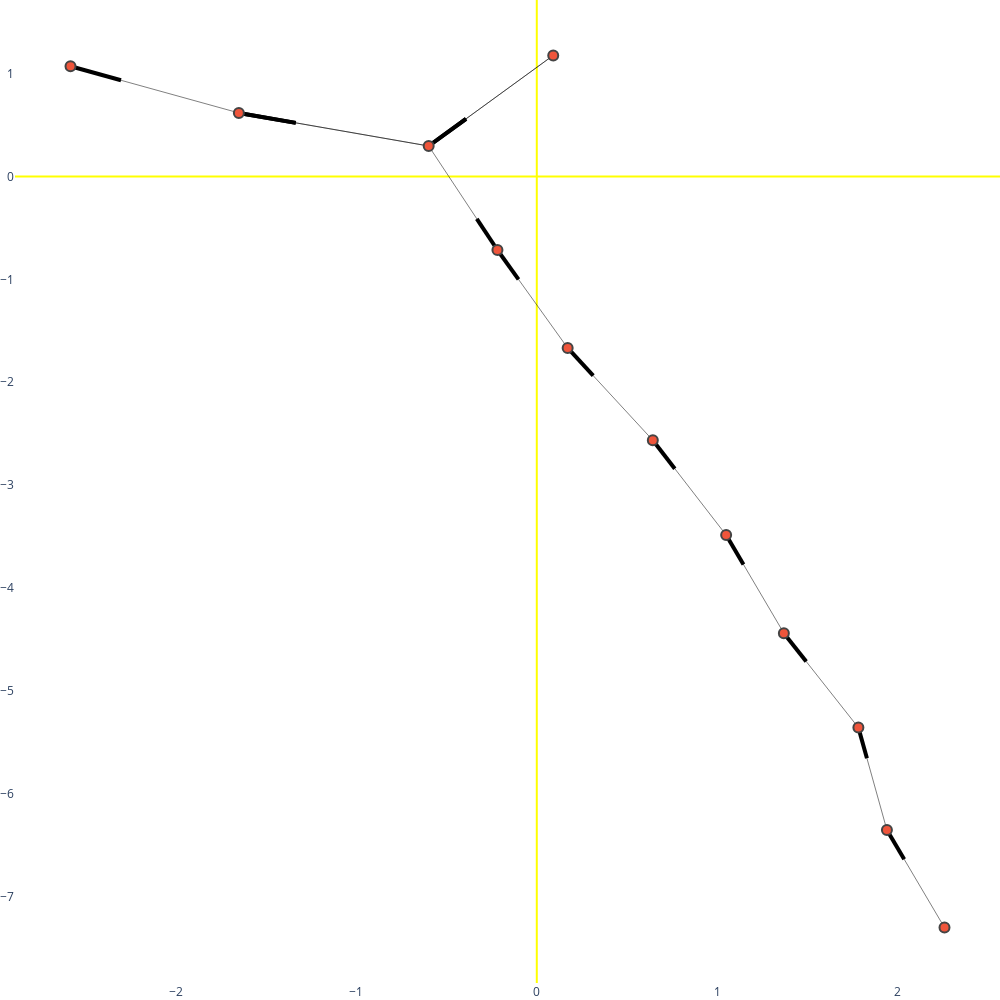
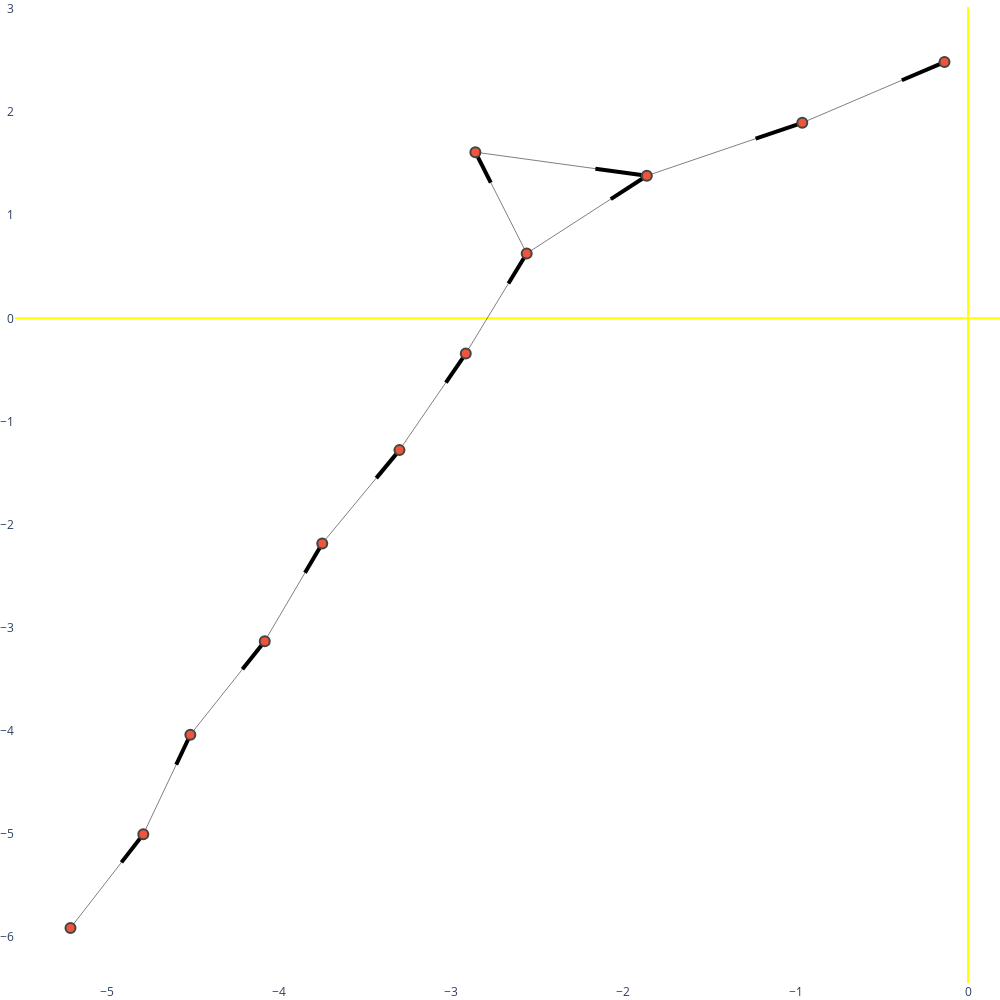
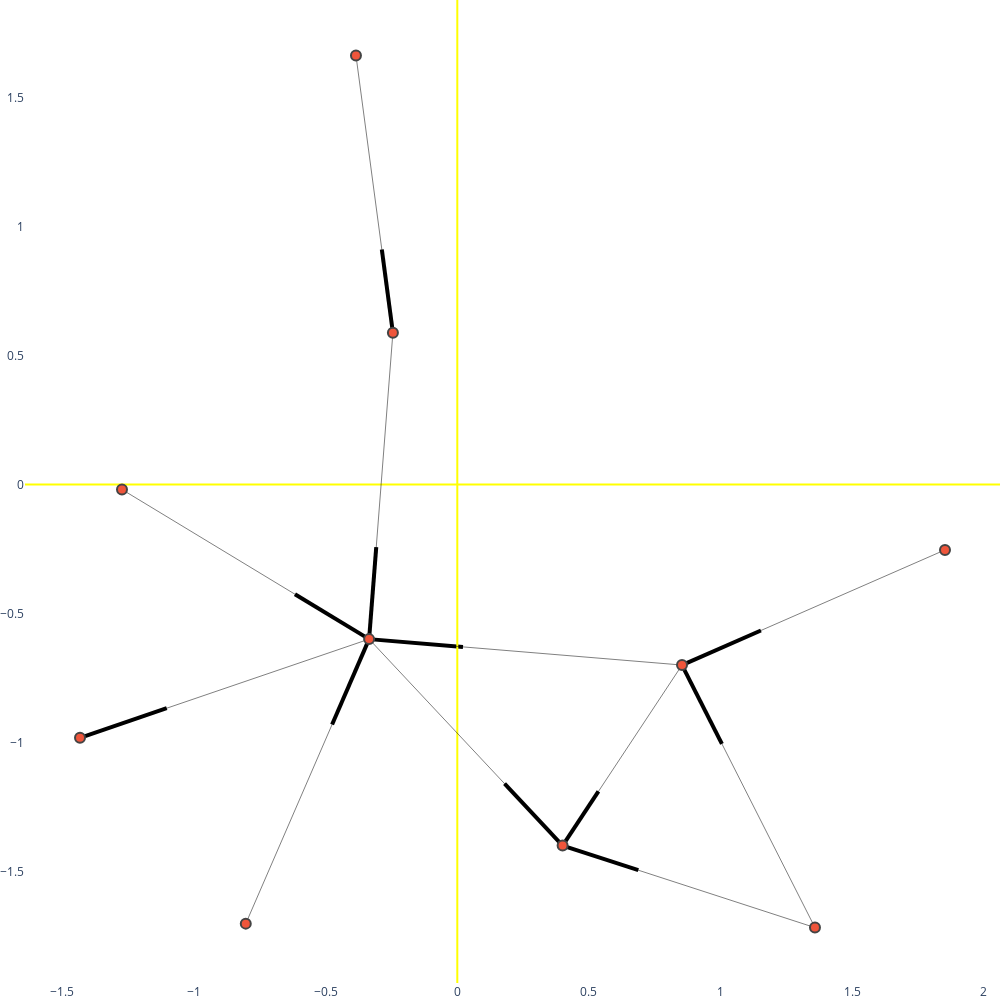

The notebook cell these images were saved under, in order:
### Code cell
for g, s in cc:
    draw_graph(g)

### Figure 1 — Plotly figure (JSON) as saved in the notebook; plotly's stock layout.template omitted (floating-point values rounded to 4 significant figures)
{"data": [{"line": {"color": "black", "width": 0.5}, "mode": "lines", "type": "scatter", "x": [-0.5987, -1.65, null, -0.5987, -1.65, null, -0.5987, -0.2179, null, -1.65, -2.582, null, 0.09103, -0.5987, null, 0.09103, -0.5987, null, 1.368, 1.049, null, 1.049, 0.6425, null, 0.6425, 0.1709, null, 1.939, 1.781, null, 1.781, 1.368, null, 0.1709, -0.2179, null, 2.258, 1.939, null], "y": [0.296, 0.6176, null, 0.296, 0.6176, null, 0.296, -0.7152, null, 0.6176, 1.071, null, 1.177, 0.296, null, 1.177, 0.296, null, -4.44, -3.486, null, -3.486, -2.565, null, -2.565, -1.667, null, -6.354, -5.358, null, -5.358, -4.44, null, -1.667, -0.7152, null, -7.303, -6.354, null]}, {"marker": {"colorscale": [[0, "rgb(255,255,217)"], [0.125, "rgb(237,248,177)"], [0.25, "rgb(199,233,180)"], [0.375, "rgb(127,205,187)"], [0.5, "rgb(65,182,196)"], [0.625, "rgb(29,145,192)"], [0.75, "rgb(34,94,168)"], [0.875, "rgb(37,52,148)"], [1, "rgb(8,29,88)"]], "line": {"width": 2}, "reversescale": true, "showscale": false, "size": 10}, "mode": "markers", "type": "scatter", "x": [-0.5987, -1.65, 0.09103, 1.368, 1.049, 0.6425, -2.582, 1.939, 1.781, 0.1709, -0.2179, 2.258], "y": [0.296, 0.6176, 1.177, -4.44, -3.486, -2.565, 1.071, -6.354, -5.358, -1.667, -0.7152, -7.303]}], "layout": {"height": 1000, "hovermode": "closest", "margin": {"b": 0, "l": 0, "r": 0, "t": 0}, "shapes": [{"layer": "below", "line": {"color": "black", "width": 4}, "type": "line", "x0": -1.334, "x1": -1.65, "xref": "x", "y0": 0.5211, "y1": 0.6176, "yref": "y"}, {"layer": "below", "line": {"color": "black", "width": 4}, "type": "line", "x0": -1.334, "x1": -1.65, "xref": "x", "y0": 0.5211, "y1": 0.6176, "yref": "y"}, {"layer": "below", "line": {"color": "black", "width": 4}, "type": "line", "x0": -0.3321, "x1": -0.2179, "xref": "x", "y0": -0.4118, "y1": -0.7152, "yref": "y"}, {"layer": "below", "line": {"color": "black", "width": 4}, "type": "line", "x0": -2.302, "x1": -2.582, "xref": "x", "y0": 0.9348, "y1": 1.071, "yref": "y"}, {"layer": "below", "line": {"color": "black", "width": 4}, "type": "line", "x0": -0.3918, "x1": -0.5987, "xref": "x", "y0": 0.5602, "y1": 0.296, "yref": "y"}, {"layer": "below", "line": {"color": "black", "width": 4}, "type": "line", "x0": -0.3918, "x1": -0.5987, "xref": "x", "y0": 0.5602, "y1": 0.296, "yref": "y"}, {"layer": "below", "line": {"color": "black", "width": 4}, "type": "line", "x0": 1.144, "x1": 1.049, "xref": "x", "y0": -3.773, "y1": -3.486, "yref": "y"}, {"layer": "below", "line": {"color": "black", "width": 4}, "type": "line", "x0": 0.7643, "x1": 0.6425, "xref": "x", "y0": -2.841, "y1": -2.565, "yref": "y"}, {"layer": "below", "line": {"color": "black", "width": 4}, "type": "line", "x0": 0.3124, "x1": 0.1709, "xref": "x", "y0": -1.937, "y1": -1.667, "yref": "y"}, {"layer": "below", "line": {"color": "black", "width": 4}, "type": "line", "x0": 1.828, "x1": 1.781, "xref": "x", "y0": -5.657, "y1": -5.358, "yref": "y"}, {"layer": "below", "line": {"color": "black", "width": 4}, "type": "line", "x0": 1.492, "x1": 1.368, "xref": "x", "y0": -4.716, "y1": -4.44, "yref": "y"}, {"layer": "below", "line": {"color": "black", "width": 4}, "type": "line", "x0": -0.1012, "x1": -0.2179, "xref": "x", "y0": -1.001, "y1": -0.7152, "yref": "y"}, {"layer": "below", "line": {"color": "black", "width": 4}, "type": "line", "x0": 2.035, "x1": 1.939, "xref": "x", "y0": -6.638, "y1": -6.354, "yref": "y"}], "showlegend": false, "width": 1000, "xaxis": {"showgrid": false, "showticklabels": true, "zeroline": true, "zerolinecolor": "yellow"}, "yaxis": {"showgrid": false, "showticklabels": true, "zeroline": true, "zerolinecolor": "yellow"}}}

### Figure 2 — Plotly figure (JSON) as saved in the notebook; plotly's stock layout.template omitted (floating-point values rounded to 4 significant figures)
{"data": [{"line": {"color": "black", "width": 0.5}, "mode": "lines", "type": "scatter", "x": [-3.748, -3.3, null, -3.3, -2.915, null, -2.859, -1.864, null, -1.864, -0.962, null, -4.787, -4.514, null, -4.514, -4.082, null, -0.962, -0.1366, null, -2.562, -2.859, null, -2.562, -1.864, null, -2.915, -2.562, null, -5.209, -4.787, null, -4.082, -3.748, null], "y": [-2.182, -1.278, null, -1.278, -0.3414, null, 1.611, 1.382, null, 1.382, 1.895, null, -5.002, -4.037, null, -4.037, -3.13, null, 1.895, 2.485, null, 0.6286, 1.611, null, 0.6286, 1.382, null, -0.3414, 0.6286, null, -5.91, -5.002, null, -3.13, -2.182, null]}, {"marker": {"colorscale": [[0, "rgb(255,255,217)"], [0.125, "rgb(237,248,177)"], [0.25, "rgb(199,233,180)"], [0.375, "rgb(127,205,187)"], [0.5, "rgb(65,182,196)"], [0.625, "rgb(29,145,192)"], [0.75, "rgb(34,94,168)"], [0.875, "rgb(37,52,148)"], [1, "rgb(8,29,88)"]], "line": {"width": 2}, "reversescale": true, "showscale": false, "size": 10}, "mode": "markers", "type": "scatter", "x": [-3.748, -3.3, -2.859, -1.864, -4.787, -4.514, -0.962, -0.1366, -2.562, -2.915, -5.209, -4.082], "y": [-2.182, -1.278, 1.611, 1.382, -5.002, -4.037, 1.895, 2.485, 0.6286, -0.3414, -5.91, -3.13]}], "layout": {"height": 1000, "hovermode": "closest", "margin": {"b": 0, "l": 0, "r": 0, "t": 0}, "shapes": [{"layer": "below", "line": {"color": "black", "width": 4}, "type": "line", "x0": -3.434, "x1": -3.3, "xref": "x", "y0": -1.549, "y1": -1.278, "yref": "y"}, {"layer": "below", "line": {"color": "black", "width": 4}, "type": "line", "x0": -3.031, "x1": -2.915, "xref": "x", "y0": -0.6223, "y1": -0.3414, "yref": "y"}, {"layer": "below", "line": {"color": "black", "width": 4}, "type": "line", "x0": -2.163, "x1": -1.864, "xref": "x", "y0": 1.451, "y1": 1.382, "yref": "y"}, {"layer": "below", "line": {"color": "black", "width": 4}, "type": "line", "x0": -1.233, "x1": -0.962, "xref": "x", "y0": 1.741, "y1": 1.895, "yref": "y"}, {"layer": "below", "line": {"color": "black", "width": 4}, "type": "line", "x0": -4.596, "x1": -4.514, "xref": "x", "y0": -4.327, "y1": -4.037, "yref": "y"}, {"layer": "below", "line": {"color": "black", "width": 4}, "type": "line", "x0": -4.211, "x1": -4.082, "xref": "x", "y0": -3.402, "y1": -3.13, "yref": "y"}, {"layer": "below", "line": {"color": "black", "width": 4}, "type": "line", "x0": -0.3842, "x1": -0.1366, "xref": "x", "y0": 2.308, "y1": 2.485, "yref": "y"}, {"layer": "below", "line": {"color": "black", "width": 4}, "type": "line", "x0": -2.77, "x1": -2.859, "xref": "x", "y0": 1.316, "y1": 1.611, "yref": "y"}, {"layer": "below", "line": {"color": "black", "width": 4}, "type": "line", "x0": -2.073, "x1": -1.864, "xref": "x", "y0": 1.156, "y1": 1.382, "yref": "y"}, {"layer": "below", "line": {"color": "black", "width": 4}, "type": "line", "x0": -2.668, "x1": -2.562, "xref": "x", "y0": 0.3376, "y1": 0.6286, "yref": "y"}, {"layer": "below", "line": {"color": "black", "width": 4}, "type": "line", "x0": -4.913, "x1": -4.787, "xref": "x", "y0": -5.275, "y1": -5.002, "yref": "y"}, {"layer": "below", "line": {"color": "black", "width": 4}, "type": "line", "x0": -3.848, "x1": -3.748, "xref": "x", "y0": -2.466, "y1": -2.182, "yref": "y"}], "showlegend": false, "width": 1000, "xaxis": {"showgrid": false, "showticklabels": true, "zeroline": true, "zerolinecolor": "yellow"}, "yaxis": {"showgrid": false, "showticklabels": true, "zeroline": true, "zerolinecolor": "yellow"}}}

### Figure 3 — Plotly figure (JSON) as saved in the notebook; plotly's stock layout.template omitted (floating-point values rounded to 4 significant figures)
{"data": [{"line": {"color": "black", "width": 0.5}, "mode": "lines", "type": "scatter", "x": [-0.3349, -1.433, null, -0.3349, 0.3999, null, -0.3848, -0.2445, null, -0.2445, -0.3349, null, 1.358, 0.8533, null, 1.358, 0.3999, null, 0.8533, -0.3349, null, 0.8533, 0.3999, null, -1.273, -0.3349, null, -0.8033, -0.3349, null, 1.852, 0.8533, null], "y": [-0.599, -0.9814, null, -0.599, -1.399, null, 1.662, 0.5883, null, 0.5883, -0.599, null, -1.717, -0.6995, null, -1.717, -1.399, null, -0.6995, -0.599, null, -0.6995, -1.399, null, -0.01933, -0.599, null, -1.701, -0.599, null, -0.2534, -0.6995, null]}, {"marker": {"colorscale": [[0, "rgb(255,255,217)"], [0.125, "rgb(237,248,177)"], [0.25, "rgb(199,233,180)"], [0.375, "rgb(127,205,187)"], [0.5, "rgb(65,182,196)"], [0.625, "rgb(29,145,192)"], [0.75, "rgb(34,94,168)"], [0.875, "rgb(37,52,148)"], [1, "rgb(8,29,88)"]], "line": {"width": 2}, "reversescale": true, "showscale": false, "size": 10}, "mode": "markers", "type": "scatter", "x": [-0.3349, -1.433, -0.3848, -0.2445, 1.358, 0.8533, 0.3999, -1.273, -0.8033, 1.852], "y": [-0.599, -0.9814, 1.662, 0.5883, -1.717, -0.6995, -1.399, -0.01933, -1.701, -0.2534]}], "layout": {"height": 1000, "hovermode": "closest", "margin": {"b": 0, "l": 0, "r": 0, "t": 0}, "shapes": [{"layer": "below", "line": {"color": "black", "width": 4}, "type": "line", "x0": -1.103, "x1": -1.433, "xref": "x", "y0": -0.8667, "y1": -0.9814, "yref": "y"}, {"layer": "below", "line": {"color": "black", "width": 4}, "type": "line", "x0": 0.1795, "x1": 0.3999, "xref": "x", "y0": -1.159, "y1": -1.399, "yref": "y"}, {"layer": "below", "line": {"color": "black", "width": 4}, "type": "line", "x0": -0.2866, "x1": -0.2445, "xref": "x", "y0": 0.9105, "y1": 0.5883, "yref": "y"}, {"layer": "below", "line": {"color": "black", "width": 4}, "type": "line", "x0": -0.3078, "x1": -0.3349, "xref": "x", "y0": -0.2428, "y1": -0.599, "yref": "y"}, {"layer": "below", "line": {"color": "black", "width": 4}, "type": "line", "x0": 1.005, "x1": 0.8533, "xref": "x", "y0": -1.005, "y1": -0.6995, "yref": "y"}, {"layer": "below", "line": {"color": "black", "width": 4}, "type": "line", "x0": 0.6874, "x1": 0.3999, "xref": "x", "y0": -1.494, "y1": -1.399, "yref": "y"}, {"layer": "below", "line": {"color": "black", "width": 4}, "type": "line", "x0": 0.02154, "x1": -0.3349, "xref": "x", "y0": -0.6291, "y1": -0.599, "yref": "y"}, {"layer": "below", "line": {"color": "black", "width": 4}, "type": "line", "x0": 0.536, "x1": 0.3999, "xref": "x", "y0": -1.189, "y1": -1.399, "yref": "y"}, {"layer": "below", "line": {"color": "black", "width": 4}, "type": "line", "x0": -0.6165, "x1": -0.3349, "xref": "x", "y0": -0.4251, "y1": -0.599, "yref": "y"}, {"layer": "below", "line": {"color": "black", "width": 4}, "type": "line", "x0": -0.4754, "x1": -0.3349, "xref": "x", "y0": -0.9297, "y1": -0.599, "yref": "y"}, {"layer": "below", "line": {"color": "black", "width": 4}, "type": "line", "x0": 1.153, "x1": 0.8533, "xref": "x", "y0": -0.5657, "y1": -0.6995, "yref": "y"}], "showlegend": false, "width": 1000, "xaxis": {"showgrid": false, "showticklabels": true, "zeroline": true, "zerolinecolor": "yellow"}, "yaxis": {"showgrid": false, "showticklabels": true, "zeroline": true, "zerolinecolor": "yellow"}}}
